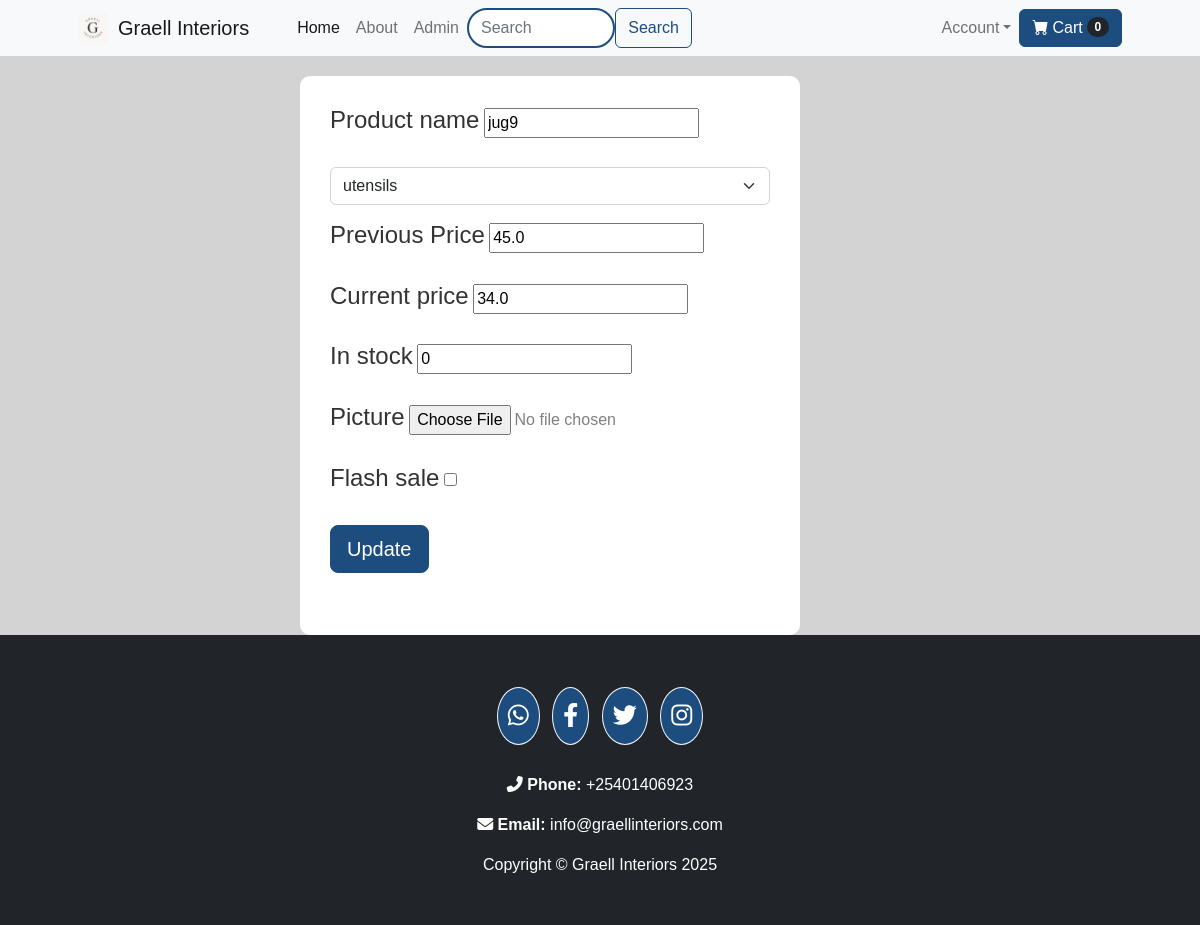
The page /update-item/2 (signed in) on the database its author committed.
### website/models.py (models this page shows, shortened)
class Product(db.Model):
    id = db.Column(db.Integer, primary_key=True)
    product_name = db.Column(db.String(100), nullable=False)
    current_price = db.Column(db.Float, nullable=False)
    previous_price = db.Column(db.Float, nullable=False)
    in_stock = db.Column(db.Integer, nullable=False)
    product_picture = db.Column(db.String(1000), nullable=False)
    flash_sale = db.Column(db.Boolean, default=False)
    date_added = db.Column(db.DateTime, default=datetime.utcnow)
    category_id = db.Column(db.Integer, db.ForeignKey('category.id'), nullable=False)
    carts = db.relationship('Cart', backref=db.backref('product', lazy=True))
    orders = db.relationship('Order', backref=db.backref('product', lazy=True))

### website/admin.py (the view, shortened to what this page needs)
@admin.route('/update-item/<int:item_id>', methods=['GET', 'POST'])
@login_required
def update_item(item_id):
    if current_user.status != 'admin':
        return render_template('404.html')
    form = ShopItemsForm()
    item_to_update = Product.query.get_or_404(item_id)
    form.category.choices = [(cat.id, cat.name) for cat in Category.query.order_by(Category.name).all()]
    if request.method == 'GET':
        form.product_name.data = item_to_update.product_name
        form.previous_price.data = item_to_update.previous_price
        form.current_price.data = item_to_update.current_price
        form.in_stock.data = item_to_update.in_stock
        form.flash_sale.data = item_to_update.flash_sale
        form.category.data = item_to_update.category_id
    return render_template('update_item.html', form=form)

### website/forms.py
class ShopItemsForm(FlaskForm):
    product_name = StringField('Name of Product', validators=[DataRequired()])
    current_price = FloatField('Current Price', validators=[DataRequired()])
    previous_price = FloatField('Previous Price', validators=[DataRequired()])
    in_stock = IntegerField('In Stock', validators=[DataRequired(), NumberRange(min=0)])
    product_picture = FileField('Product Picture', validators=[Optional()])  # ✅ Optional for updates
    flash_sale = BooleanField('Flash Sale')
    category = SelectField('Category', coerce=int, validators=[DataRequired()])
    add_product = SubmitField('Add Product')
    update_product = SubmitField('Update')

### website/templates/update_item.html (shortened to what this page needs)
{% extends 'base.html' %}
{% block content %}
<div class="col-sm-5 offset-sm-3" style="background-color: white; border-radius: 10px; margin-top: 20px;">
    <form style="padding: 30px;" method="POST" enctype="multipart/form-data">
        <div class="mb-3">
            <label for="exampleInputEmail" class="form-label"><h4>Product name</h4></label>
            {{ form.product_name}}
        </div>
        <div class="mb-3">
    {{ form.category(class="form-select") }}
</div>
          <div class="mb-3">
            <label for="exampleInputEmail" class="form-label"><h4>Previous Price</h4></label>
            {{ form.previous_price}}
        </div>
     <div class="mb-3">
            <label for="exampleInputEmail" class="form-label"><h4>Current price</h4></label>
            {{ form.current_price}}
        </div>
           <div class="mb-3">
            <label for="exampleInputEmail" class="form-label"><h4>In stock</h4></label>
            {{ form.in_stock}}
        </div>
           <div class="mb-3">
            <label for="exampleInputEmail" class="form-label"><h4>Picture</h4></label>
            {{ form.product_picture()}}
        </div>
           <div class="mb-3">
            <label for="exampleInputEmail" class="form-label"><h4>Flash sale</h4></label>
            {{ form.flash_sale}}
        </div>
        <div class="mb-3">
            <label for="exampleInputEmail" class="form-label"><h4></label>
            {{ form.update_product(class="btn btn-primary btn-lg")}}
        </div>
    </form>
</div>
{% endblock %}

### website/templates/base.html (style rules this page uses)
.btn-primary { background-color: #1d4d7e; border-color: #1d4d7e; }
body, .form-label, .card-body { color: #333333; }
body { background-color: lightgrey; font-family: 'Ubuntu', sans-serif; }

### rows shown on the page
Product: product_name "jug9", category "utensils", previous_price "45.0", current_price "34.0", in_stock "0"

### other values the page prints
{{ cart | length if cart | length > 0 else 0 }} "0"
